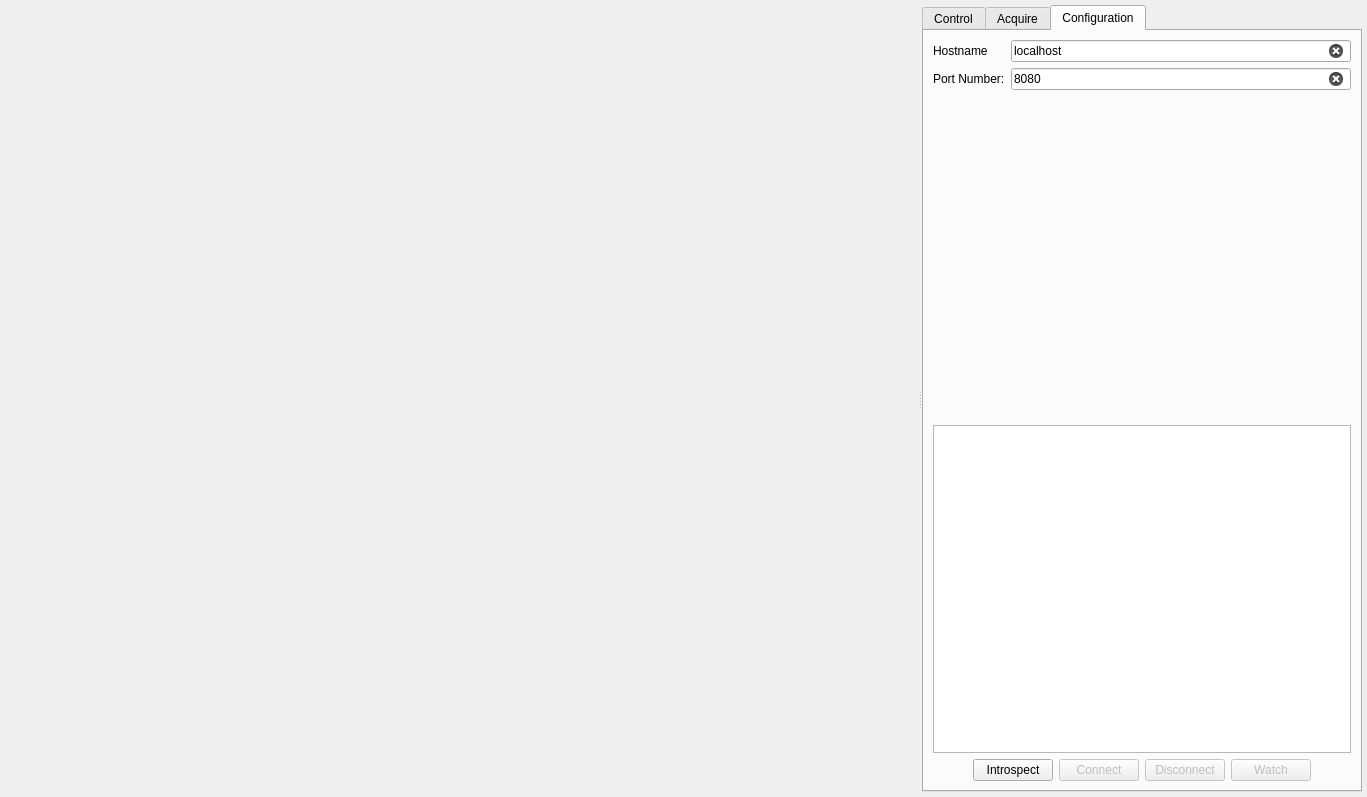
<?xml version="1.0" encoding="UTF-8"?>
<ui version="4.0">
 <class>AcquisitionWidget</class>
 <widget class="QWidget" name="AcquisitionWidget">
  <property name="geometry">
   <rect>
    <x>0</x>
    <y>0</y>
    <width>1367</width>
    <height>797</height>
   </rect>
  </property>
  <property name="windowTitle">
   <string>Data Acquisition</string>
  </property>
  <layout class="QVBoxLayout" name="verticalLayout">
   <property name="spacing">
    <number>5</number>
   </property>
   <property name="margin">
    <number>5</number>
   </property>
   <item>
    <widget class="QSplitter" name="splitter">
     <property name="orientation">
      <enum>Qt::Horizontal</enum>
     </property>
     <widget class="tomviz::QVTKGLWidget" name="imageWidget" native="true">
      <property name="sizePolicy">
       <sizepolicy hsizetype="Expanding" vsizetype="Preferred">
        <horstretch>5</horstretch>
        <verstretch>5</verstretch>
       </sizepolicy>
      </property>
      <property name="minimumSize">
       <size>
        <width>300</width>
        <height>300</height>
       </size>
      </property>
     </widget>
     <widget class="QTabWidget" name="tabWidget">
      <property name="minimumSize">
       <size>
        <width>300</width>
        <height>0</height>
       </size>
      </property>
      <property name="currentIndex">
       <number>2</number>
      </property>
      <widget class="QWidget" name="controlTab">
       <attribute name="title">
        <string>Control</string>
       </attribute>
       <layout class="QVBoxLayout" name="verticalLayout_2">
        <item>
         <layout class="QFormLayout" name="formLayout">
          <item row="0" column="0">
           <widget class="QLabel" name="tiltAngleLabel">
            <property name="text">
             <string>Tilt Angle (set):</string>
            </property>
           </widget>
          </item>
          <item row="0" column="1">
           <widget class="QDoubleSpinBox" name="tiltAngleSpinBox">
            <property name="minimum">
             <double>-85.000000000000000</double>
            </property>
            <property name="maximum">
             <double>85.000000000000000</double>
            </property>
           </widget>
          </item>
          <item row="1" column="0">
           <widget class="QLabel" name="tiltObtainedLabel">
            <property name="text">
             <string>Tilt Angle (obtained)</string>
            </property>
           </widget>
          </item>
          <item row="1" column="1">
           <widget class="QLineEdit" name="tiltAngle">
            <property name="text">
             <string/>
            </property>
            <property name="maxLength">
             <number>10</number>
            </property>
            <property name="frame">
             <bool>false</bool>
            </property>
            <property name="readOnly">
             <bool>true</bool>
            </property>
            <property name="clearButtonEnabled" stdset="0">
             <bool>false</bool>
            </property>
           </widget>
          </item>
          <item row="2" column="0">
           <widget class="QLabel" name="pixelSizeLabel">
            <property name="text">
             <string>Pixel Size:</string>
            </property>
           </widget>
          </item>
          <item row="2" column="1">
           <widget class="QLineEdit" name="pixelSize">
            <property name="text">
             <string/>
            </property>
            <property name="maxLength">
             <number>10</number>
            </property>
            <property name="frame">
             <bool>false</bool>
            </property>
            <property name="readOnly">
             <bool>true</bool>
            </property>
            <property name="clearButtonEnabled" stdset="0">
             <bool>false</bool>
            </property>
           </widget>
          </item>
         </layout>
        </item>
        <item>
         <spacer name="verticalSpacer">
          <property name="orientation">
           <enum>Qt::Vertical</enum>
          </property>
          <property name="sizeHint" stdset="0">
           <size>
            <width>20</width>
            <height>521</height>
           </size>
          </property>
         </spacer>
        </item>
        <item>
         <layout class="QHBoxLayout" name="horizontalLayout">
          <item>
           <spacer name="horizontalSpacer_2">
            <property name="orientation">
             <enum>Qt::Horizontal</enum>
            </property>
            <property name="sizeHint" stdset="0">
             <size>
              <width>40</width>
              <height>20</height>
             </size>
            </property>
           </spacer>
          </item>
          <item>
           <widget class="QPushButton" name="previewButton">
            <property name="text">
             <string>Preview</string>
            </property>
           </widget>
          </item>
          <item>
           <widget class="QPushButton" name="acquireButton">
            <property name="text">
             <string>Acquire</string>
            </property>
           </widget>
          </item>
          <item>
           <spacer name="horizontalSpacer">
            <property name="orientation">
             <enum>Qt::Horizontal</enum>
            </property>
            <property name="sizeHint" stdset="0">
             <size>
              <width>40</width>
              <height>20</height>
             </size>
            </property>
           </spacer>
          </item>
         </layout>
        </item>
       </layout>
      </widget>
      <widget class="QWidget" name="acquireTab">
       <attribute name="title">
        <string>Acquire</string>
       </attribute>
      </widget>
      <widget class="QWidget" name="configurationTab">
       <attribute name="title">
        <string>Configuration</string>
       </attribute>
       <layout class="QVBoxLayout" name="verticalLayout_3">
        <item>
         <layout class="QVBoxLayout" name="paramsLayout">
          <item>
           <layout class="QFormLayout" name="defaultParamsLayout">
            <item row="0" column="0">
             <widget class="QLabel" name="hostnameLabel">
              <property name="text">
               <string>Hostname</string>
              </property>
             </widget>
            </item>
            <item row="0" column="1">
             <widget class="QLineEdit" name="hostnameEdit">
              <property name="text">
               <string>localhost</string>
              </property>
              <property name="maxLength">
               <number>15</number>
              </property>
              <property name="clearButtonEnabled" stdset="0">
               <bool>true</bool>
              </property>
             </widget>
            </item>
            <item row="1" column="0">
             <widget class="QLabel" name="portLabel">
              <property name="text">
               <string>Port Number:</string>
              </property>
             </widget>
            </item>
            <item row="1" column="1">
             <widget class="QLineEdit" name="portEdit">
              <property name="text">
               <string>8080</string>
              </property>
              <property name="maxLength">
               <number>10</number>
              </property>
              <property name="clearButtonEnabled" stdset="0">
               <bool>true</bool>
              </property>
             </widget>
            </item>
           </layout>
          </item>
         </layout>
        </item>
        <item>
         <spacer name="verticalSpacer_2">
          <property name="orientation">
           <enum>Qt::Vertical</enum>
          </property>
          <property name="sizeHint" stdset="0">
           <size>
            <width>20</width>
            <height>256</height>
           </size>
          </property>
         </spacer>
        </item>
        <item>
         <widget class="QTextEdit" name="statusEdit">
          <property name="acceptDrops">
           <bool>false</bool>
          </property>
          <property name="readOnly">
           <bool>true</bool>
          </property>
         </widget>
        </item>
        <item>
         <layout class="QHBoxLayout" name="buttonsLayout">
          <item>
           <spacer name="horizontalSpacer_3">
            <property name="orientation">
             <enum>Qt::Horizontal</enum>
            </property>
            <property name="sizeHint" stdset="0">
             <size>
              <width>40</width>
              <height>20</height>
             </size>
            </property>
           </spacer>
          </item>
          <item>
           <widget class="QPushButton" name="introspectButton">
            <property name="text">
             <string>Introspect</string>
            </property>
           </widget>
          </item>
          <item>
           <widget class="QPushButton" name="connectButton">
            <property name="enabled">
             <bool>false</bool>
            </property>
            <property name="text">
             <string>Connect</string>
            </property>
           </widget>
          </item>
          <item>
           <widget class="QPushButton" name="disconnectButton">
            <property name="enabled">
             <bool>false</bool>
            </property>
            <property name="text">
             <string>Disconnect</string>
            </property>
           </widget>
          </item>
          <item>
           <widget class="QPushButton" name="watchButton">
            <property name="enabled">
             <bool>false</bool>
            </property>
            <property name="text">
             <string>Watch</string>
            </property>
           </widget>
          </item>
          <item>
           <spacer name="horizontalSpacer_4">
            <property name="orientation">
             <enum>Qt::Horizontal</enum>
            </property>
            <property name="sizeHint" stdset="0">
             <size>
              <width>40</width>
              <height>20</height>
             </size>
            </property>
           </spacer>
          </item>
         </layout>
        </item>
       </layout>
      </widget>
     </widget>
    </widget>
   </item>
  </layout>
 </widget>
 <customwidgets>
  <customwidget>
   <class>tomviz::QVTKGLWidget</class>
   <extends>QWidget</extends>
   <header location="global">QVTKGLWidget.h</header>
   <container>1</container>
  </customwidget>
 </customwidgets>
 <resources/>
 <connections/>
</ui>
